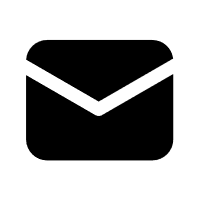
#> input picture projects/process_image/resources/邮箱.png, 200 x 200 px
$ python resize_image.py
#> lines starting #> are read from the running program, lines starting #| are printed output that depends on the picture
import collections.abc
import os.path
import time

from PIL import Image


# [5 lines of commented-out code are left out]

def resize_image(path, height, width):
    """
    :param path: str
    :param height: int
    :param width: int
    :return: None
    """
#> called with path = 'resources/邮箱.png', height = 40, width = 40
    with Image.open(path) as img:
#> img is the input picture: PIL image 200x200 RGBA; mean R, G, B, A 0, 0, 0, 96.1
        new_img = img.resize((height, width),Image.LANCZOS)
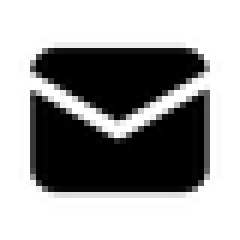
#> new_img: PIL image 40x40 RGBA (shown 6 times larger); mean R, G, B, A 0, 0, 0, 96.1; transparent parts drawn white
        dirname = os.path.dirname(path)
        basename: str = os.path.basename(path)
        dot_pos = basename.find(r".")
        new_img.save(
            os.path.join(
                dirname,
                basename[:dot_pos]
                + "_"
                + time.strftime("%Y%m%d%H%M%S", time.localtime(time.time()))
                + basename[dot_pos:]))


resize_image(r"resources/邮箱.png", 40, 40)
